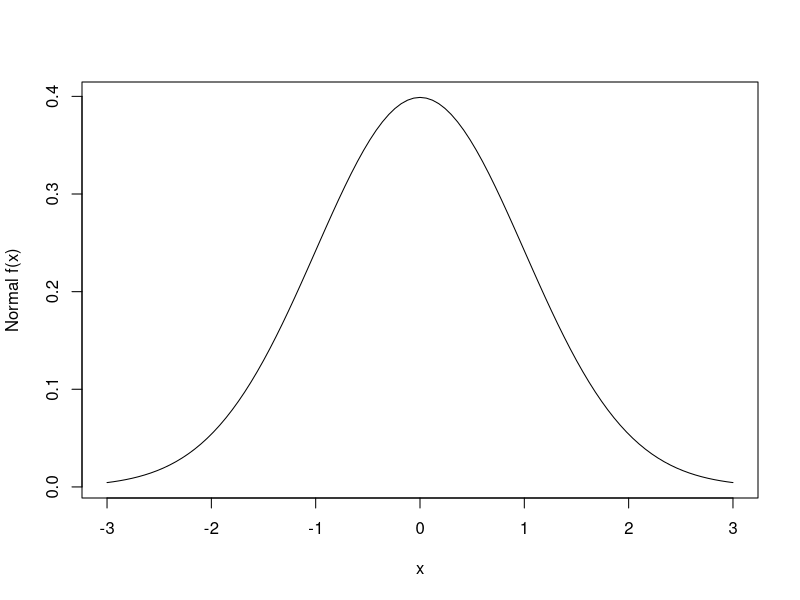
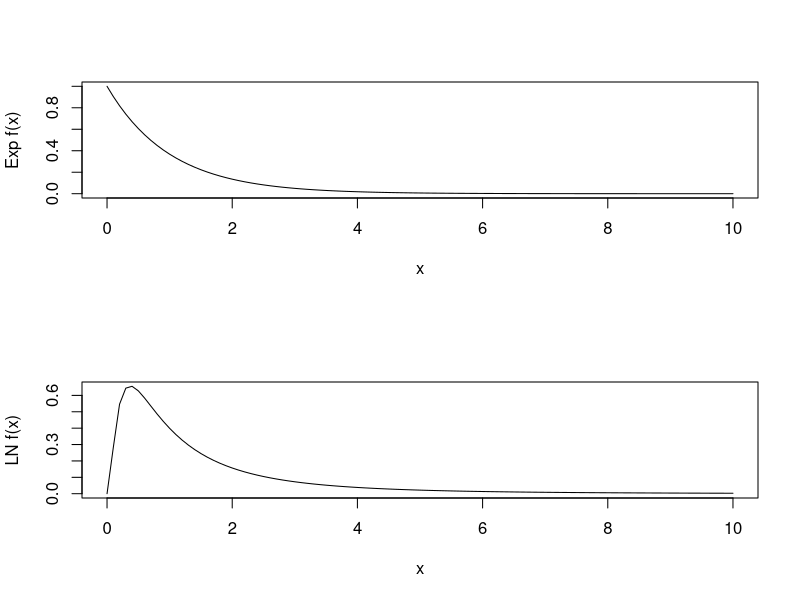
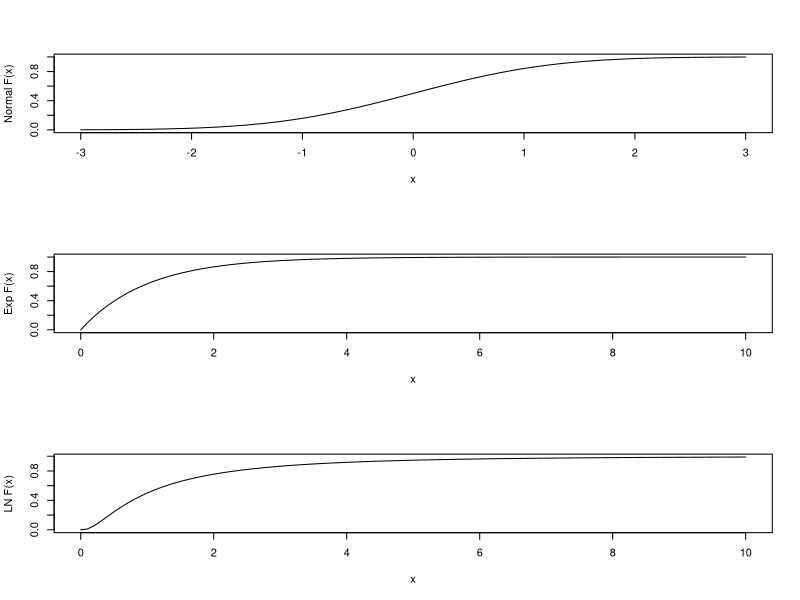
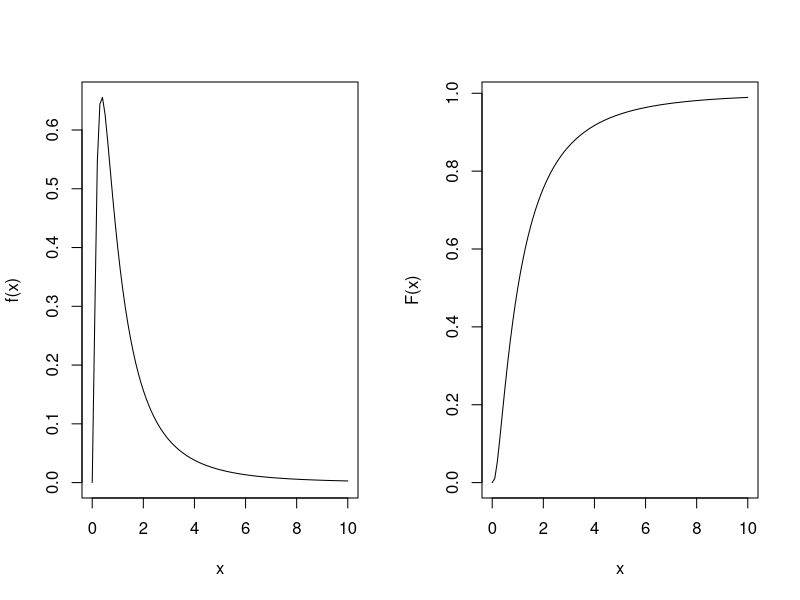
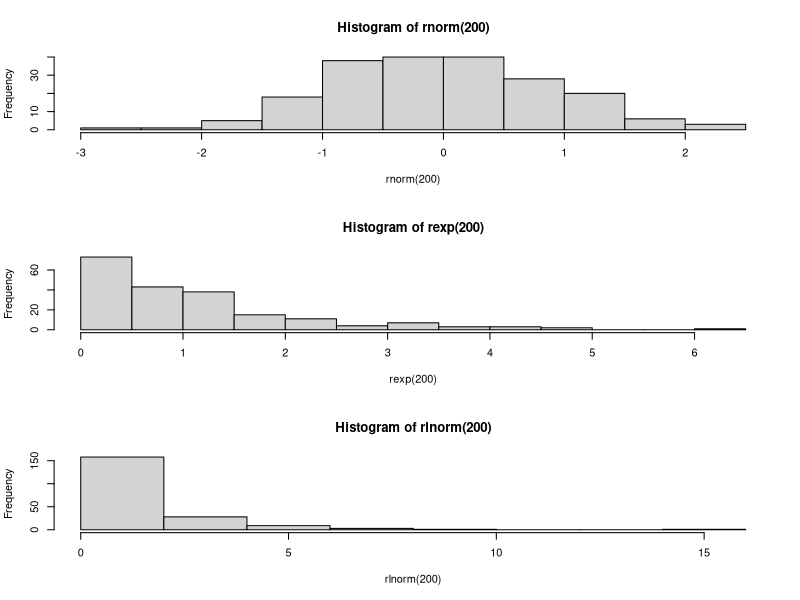
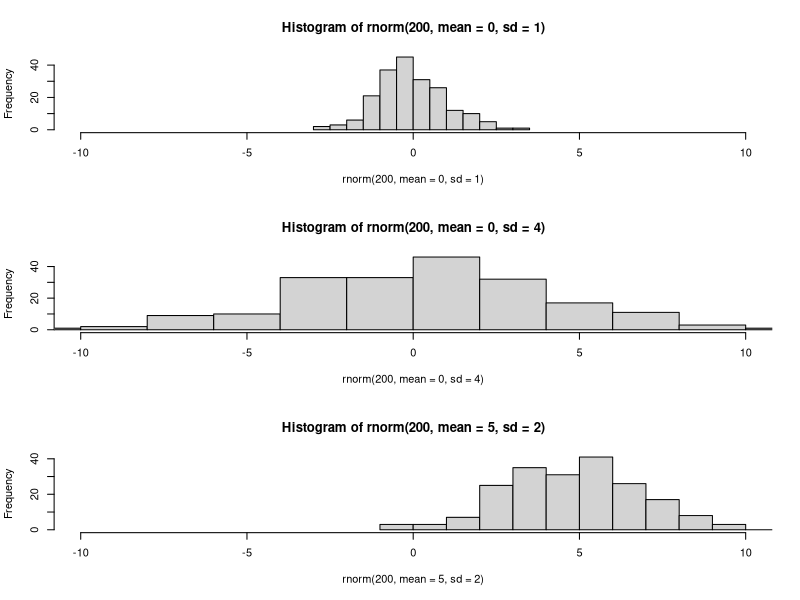
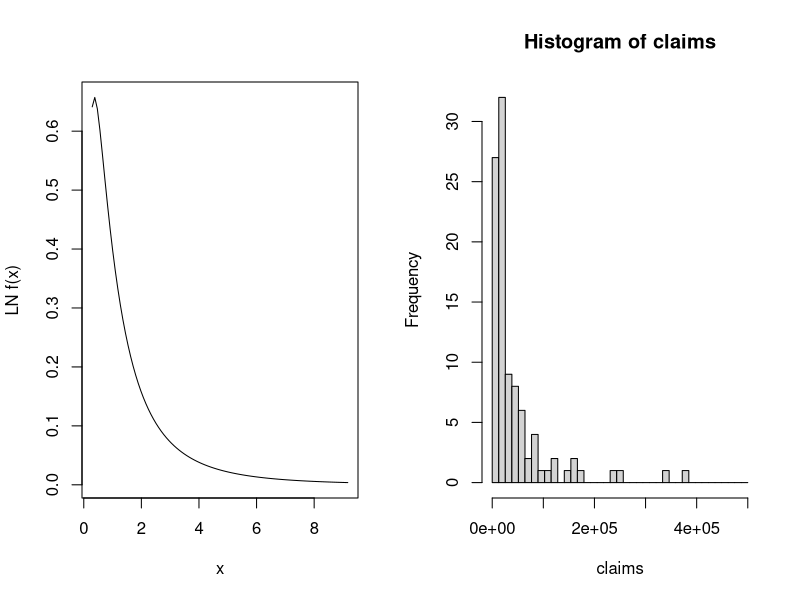

These figures' R source, in order:
## ---- chunk 1
plot(function(x) dnorm(x), -3, 3, ylab="Normal f(x)")
## ---- chunk 2
oldpar = par(mfrow = c(2,1))
plot(function(x) dexp(x), 0, 10, ylab="Exp f(x)")
plot(function(x) dlnorm(x), 0, 10, ylab="LN f(x)")
par(oldpar)
## ---- chunk 3
oldpar = par(mfrow = c(3,1))
plot(function(x) pnorm(x), -3, 3, ylab="Normal F(x)")
plot(function(x) pexp(x), 0, 10, ylab="Exp F(x)")
plot(function(x) plnorm(x), 0, 10, ylab="LN F(x)")
par(oldpar)
## ---- chunk 4
oldpar = par(mfrow = c(1,2))
plot(function(x) dlnorm(x), 0, 10, ylab="f(x)")
plot(function(x) plnorm(x), 0, 10, ylab="F(x)")
## ---- chunk 5
oldpar = par(mfrow = c(3,1))
hist(rnorm(200))
hist(rexp(200))
hist(rlnorm(200))
par(oldpar)
## ---- chunk 6
oldpar = par(mfrow = c(3,1))
set.seed(1234)
hist(rnorm(200, mean=0, sd=1), xlim=c(-10, 10), breaks=10)
hist(rnorm(200, mean=0, sd=4), xlim=c(-10, 10), breaks=10)
hist(rnorm(200, mean=5, sd=2), xlim=c(-10, 10), breaks=10)
par(oldpar)
## ---- chunk 7
set.seed(1234)
sample(1:100, 10)
## ---- chunk 8
sample(1:3, prob=c(1,1,100), replace=TRUE)
## ---- chunk 9
set.seed(1234)
letters[sample(length(letters))]
## ---- chunk 10
class <- c("A", "B", "C", "D")
freq <- 1 / 1e5
exposure <- 1e6 * c(35, 40, 55, 20)
meanSeverity <- c(8, 7, 12, 10)
set.seed(1234)
numClaims <- rpois(length(exposure), exposure * freq)
dfClass <- data.frame(class, exposure, meanSeverity = exp(meanSeverity), numClaims)

severity <- lapply(numClaims, rlnorm, meanlog=meanSeverity)
class <- rep(class, numClaims)
dfClaims <- data.frame(class, severity = unlist(severity))
## ---- chunk 11
severity <- 10000
CV <- .3
sigma <- sqrt(log(1 + CV^2))
mu <- log(severity) - sigma^2/2
plot(function(x) dlnorm(x), mu, sigma, ylab="LN f(x)")
## ---- chunk 12
set.seed(1234)
claims = rlnorm(100, meanlog=log(30000), sdlog=1)
hist(claims, breaks=seq(1, 500000, length.out=40))
